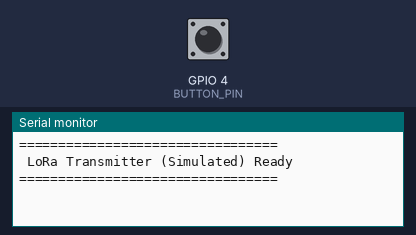
Simulated run of this sketch. Board: ESP32. Parts: the last lines printed to the serial monitor. The inputs (shaded band) are chosen by the test bench; at power-on: GPIO 4 (BUTTON_PIN) HIGH.

Above: at 1.2 s.
1.3 s: GPIO 4 (BUTTON_PIN) pulled LOW for 0.15 s
At 2.3 s:
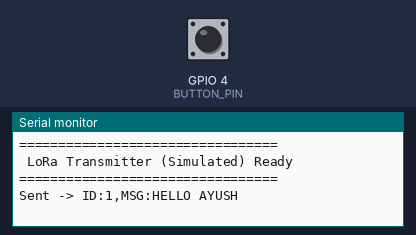
2.9 s: GPIO 4 (BUTTON_PIN) pulled LOW for 1 s
At 3.9 s:
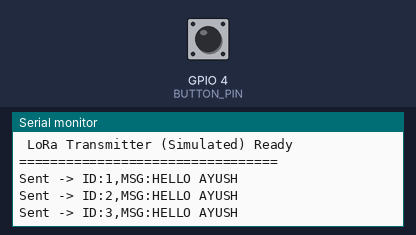
5.4 s: GPIO 4 (BUTTON_PIN) pulled LOW for 0.15 s
At 6.6 s:
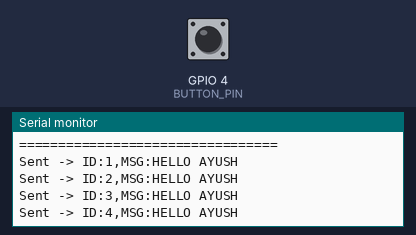
Timing chart, 0 to 8.4 s (numbered marks = the images above; inputs shaded):
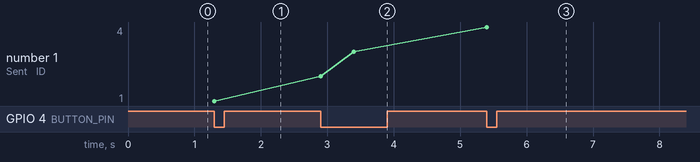

The sketch:

sketch.ino
```cpp
/*
 * ================================================================
 * LoRa-Based Communication System
 * TRANSMITTER (ESP32) — Phase 1: Wokwi Software Simulation
 * ================================================================
 *
 * SX1278 is not natively available in Wokwi, so this phase
 * simulates the "LoRa wireless link" using the ESP32's second
 * hardware UART (Serial2) connecting two ESP32 boards directly.
 *
 * The moment you move to real hardware (Phase 2), only the
 * sendMessage() function needs to change — everything else
 * (button logic, packet format, debug prints) stays the same.
 * ================================================================
 */

#define BUTTON_PIN 4
#define RXD2 16   // not used on TX side, but Serial2 needs a pair
#define TXD2 17

int packetId = 0;

void setup() {
  Serial.begin(115200);                          // USB debug monitor
  Serial2.begin(9600, SERIAL_8N1, RXD2, TXD2);    // simulated LoRa link
  pinMode(BUTTON_PIN, INPUT_PULLUP);

  Serial.println("=================================");
  Serial.println(" LoRa Transmitter (Simulated) Ready");
  Serial.println("=================================");
}

void sendMessage(String text) {
  packetId++;
  String packet = "ID:" + String(packetId) + ",MSG:" + text;

  // ---------------------------------------------------------
  // PHASE 2 (real hardware): replace the line below with:
  //   LoRa.beginPacket();
  //   LoRa.print(packet);
  //   LoRa.endPacket();
  // ---------------------------------------------------------
  Serial2.println(packet);

  Serial.println("Sent -> " + packet);
}

void loop() {
  if (digitalRead(BUTTON_PIN) == LOW) {
    sendMessage("HELLO AYUSH");
    delay(500); // simple debounce, replace with millis() based debounce later
  }
}
```

Measured:
- after the input at 1.3 s, the serial monitor: prints a new line at once (image 1)
- after the input at 2.9 s, the serial monitor: prints a new line at once (image 2)
- after the input at 5.4 s, the serial monitor: prints a new line at once (image 3)
- plotted number 1: 1 → 3 after the input at 2.9 s, 3 → 4 after the input at 5.4 s
